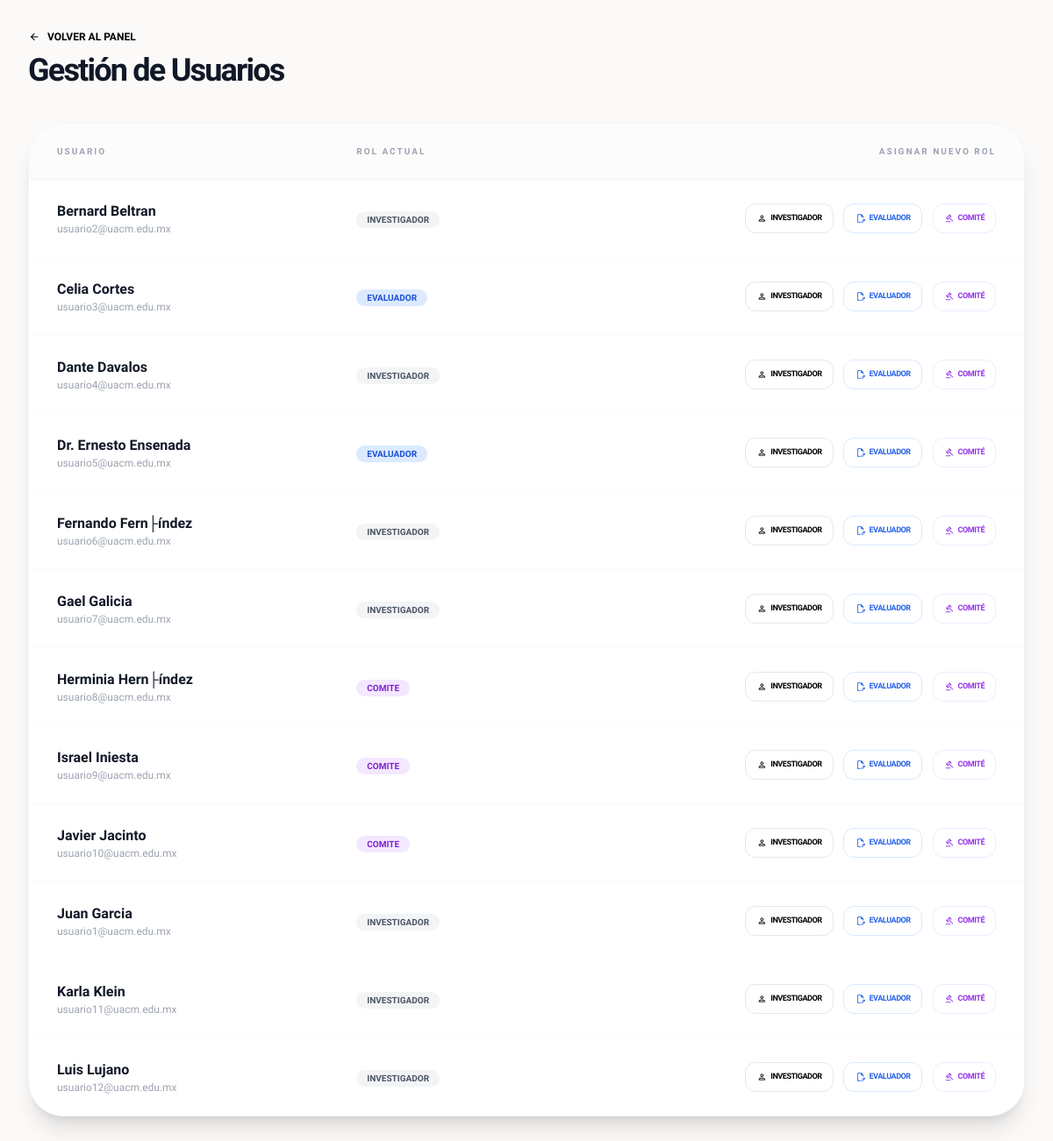
The app's page /frontend/admin-usuarios.php (signed in) with its own data.
### tables this page shows
CREATE TABLE `usuarios` (
  `id` int NOT NULL AUTO_INCREMENT,
  `nombre` varchar(100) NOT NULL,
  `correo` varchar(100) NOT NULL,
  `password` varchar(255) NOT NULL,
  `rol` varchar(30) NOT NULL DEFAULT 'investigador',
  `fecha_registro` timestamp NULL DEFAULT CURRENT_TIMESTAMP,
  PRIMARY KEY (`id`),
  UNIQUE KEY `correo` (`correo`)
);

### frontend/admin-usuarios.php (the view, shortened to what this page needs)
<?php
require_once 'conexion.php';
$resultado = mysqli_query($conexion, "SELECT id, nombre, correo, rol FROM usuarios WHERE rol != 'admin' ORDER BY nombre ASC");
?>
<!DOCTYPE html>
<html lang="es">
<head>
    <script src="https://cdn.tailwindcss.com"></script>
</head>
<body class="bg-[#fcfaf9] p-8">
    <main class="max-w-6xl mx-auto">
        <div class="flex justify-between items-center mb-10">
            <div>
                <a href="admin-dashboard.php" class="text-primary text-xs font-black uppercase flex items-center gap-2 mb-2">
                    <span class="material-symbols-outlined text-sm">arrow_back</span> Volver al Panel
                </a>
                <h1 class="text-4xl font-black text-gray-900 tracking-tighter">Gestión de Usuarios</h1>
            </div>
        </div>
        <div class="bg-white rounded-[2.5rem] shadow-xl shadow-primary/5 border border-gray-100 overflow-hidden">
            <table class="w-full text-left border-collapse">
                <thead>
                    <tr class="bg-gray-50/50 border-b border-gray-100">
                        <th class="px-8 py-6 text-[10px] font-black uppercase text-gray-400 tracking-[0.2em]">Usuario</th>
                        <th class="px-8 py-6 text-[10px] font-black uppercase text-gray-400 tracking-[0.2em]">Rol Actual</th>
                        <th class="px-8 py-6 text-[10px] font-black uppercase text-gray-400 tracking-[0.2em] text-right">Asignar Nuevo Rol</th>
                    </tr>
                </thead>
                <tbody class="divide-y divide-gray-50">
                    <?php while ($user = mysqli_fetch_assoc($resultado)): ?>
                    <tr class="hover:bg-gray-50/30 transition-colors">
                        <td class="px-8 py-6">
                            <p class="font-bold text-gray-900"><?php echo htmlspecialchars($user['nombre']); ?></p>
                            <p class="text-xs text-gray-400"><?php echo htmlspecialchars($user['correo']); ?></p>
                        </td>
                        <td class="px-8 py-6">
                            <?php
                                $color = $user['rol'] == 'comite' ? 'bg-purple-100 text-purple-700' : ($user['rol'] == 'evaluador' ? 'bg-blue-100 text-blue-700' : 'bg-gray-100 text-gray-600');
                            ?>
                            <span class="px-3 py-1 rounded-full text-[10px] font-black uppercase <?php echo $color; ?>">
                                <?php echo $user['rol']; ?>
                            </span>
                        </td>
                        <td class="px-8 py-6 text-right space-x-2">
                            <a href="admin-usuarios.php?rol=investigador&id=<?php echo $user['id']; ?>"
                               class="inline-flex items-center gap-1 text-[9px] font-black px-3 py-2 rounded-xl border border-gray-200 hover:bg-white transition-all uppercase tracking-tighter">
                                <span class="material-symbols-outlined text-xs">person</span> Investigador
                            </a>
                            <a href="admin-usuarios.php?rol=evaluador&id=<?php echo $user['id']; ?>"
                               class="inline-flex items-center gap-1 text-[9px] font-black px-3 py-2 rounded-xl border border-blue-100 text-blue-600 hover:bg-blue-50 transition-all uppercase tracking-tighter">
                                <span class="material-symbols-outlined text-xs">edit_document</span> Evaluador
                            </a>
                            <a href="admin-usuarios.php?rol=comite&id=<?php echo $user['id']; ?>"
                               class="inline-flex items-center gap-1 text-[9px] font-black px-3 py-2 rounded-xl border border-purple-100 text-purple-600 hover:bg-purple-50 transition-all uppercase tracking-tighter">
                                <span class="material-symbols-outlined text-xs">gavel</span> Comité
                            </a>
                        </td>
                    </tr>
                    <?php endwhile; ?>
                </tbody>
            </table>
        </div>
    </main>
</body>
</html>

### frontend/admin-usuarios.php (style rules this page uses)
body { font-family: 'Lexend', sans-serif; }

### records on screen
usuarios: nombre "Bernard Beltran", correo "usuario2@uacm.edu.mx", rol "INVESTIGADOR"
usuarios: nombre "Celia Cortes", correo "usuario3@uacm.edu.mx", rol "EVALUADOR"
usuarios: nombre "Dante Davalos", correo "usuario4@uacm.edu.mx", rol "INVESTIGADOR"
usuarios: nombre "Dr. Ernesto Ensenada", correo "usuario5@uacm.edu.mx", rol "EVALUADOR"
usuarios: nombre "Fernando Fern├índez", correo "usuario6@uacm.edu.mx", rol "INVESTIGADOR"
usuarios: nombre "Gael Galicia", correo "usuario7@uacm.edu.mx", rol "INVESTIGADOR"
usuarios: nombre "Herminia Hern├índez", correo "usuario8@uacm.edu.mx", rol "COMITE"
usuarios: nombre "Israel Iniesta", correo "usuario9@uacm.edu.mx", rol "COMITE"
usuarios: nombre "Javier Jacinto", correo "usuario10@uacm.edu.mx", rol "COMITE"
usuarios: nombre "Juan Garcia", correo "usuario1@uacm.edu.mx", rol "INVESTIGADOR"
usuarios: nombre "Karla Klein", correo "usuario11@uacm.edu.mx", rol "INVESTIGADOR"
usuarios: nombre "Luis Lujano", correo "usuario12@uacm.edu.mx", rol "INVESTIGADOR"
